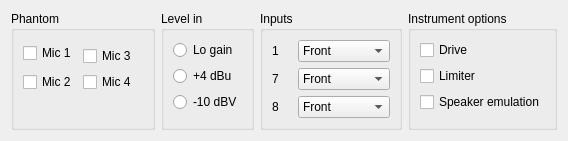
        <widget class="QFrame" name="frame_4">
         <property name="frameShape">
          <enum>QFrame::NoFrame</enum>
         </property>
         <property name="frameShadow">
          <enum>QFrame::Raised</enum>
         </property>
         <layout class="QHBoxLayout" name="horizontalLayout_4">
          <item>
           <widget class="QGroupBox" name="phantom_group">
            <property name="title">
             <string>Phantom</string>
            </property>
            <layout class="QGridLayout" name="gridLayout_7">
             <item row="0" column="0" rowspan="2" colspan="3">
              <widget class="QCheckBox" name="phantom_0">
               <property name="text">
                <string>Mic 1</string>
               </property>
              </widget>
             </item>
             <item row="1" column="1" colspan="2">
              <widget class="QCheckBox" name="phantom_2">
               <property name="text">
                <string>Mic 3</string>
               </property>
              </widget>
             </item>
             <item row="2" column="0">
              <widget class="QCheckBox" name="phantom_1">
               <property name="text">
                <string>Mic 2</string>
               </property>
              </widget>
             </item>
             <item row="2" column="1">
              <widget class="QCheckBox" name="phantom_3">
               <property name="text">
                <string>Mic 4</string>
               </property>
              </widget>
             </item>
             <item row="3" column="0">
              <spacer name="verticalSpacer_12">
               <property name="orientation">
                <enum>Qt::Vertical</enum>
               </property>
               <property name="sizeHint" stdset="0">
                <size>
                 <width>20</width>
                 <height>0</height>
                </size>
               </property>
              </spacer>
             </item>
            </layout>
           </widget>
          </item>
          <item>
           <widget class="QGroupBox" name="level_in_group">
            <property name="title">
             <string>Level in</string>
            </property>
            <layout class="QVBoxLayout" name="verticalLayout_8">
             <item>
              <widget class="QRadioButton" name="level_in_lo_gain">
               <property name="text">
                <string>Lo gain</string>
               </property>
              </widget>
             </item>
             <item>
              <widget class="QRadioButton" name="level_in_p4dBu">
               <property name="text">
                <string>+4 dBu</string>
               </property>
              </widget>
             </item>
             <item>
              <widget class="QRadioButton" name="level_in_m10dBV">
               <property name="text">
                <string>-10 dBV</string>
               </property>
              </widget>
             </item>
             <item>
              <spacer name="verticalSpacer_10">
               <property name="orientation">
                <enum>Qt::Vertical</enum>
               </property>
               <property name="sizeHint" stdset="0">
                <size>
                 <width>20</width>
                 <height>0</height>
                </size>
               </property>
              </spacer>
             </item>
            </layout>
           </widget>
          </item>
          <item>
           <widget class="QGroupBox" name="input_plug_select_group">
            <property name="title">
             <string>Inputs</string>
            </property>
            <layout class="QGridLayout" name="gridLayout_5">
             <item row="0" column="0">
              <widget class="QLabel" name="label_20">
               <property name="text">
                <string>1</string>
               </property>
              </widget>
             </item>
             <item row="1" column="0">
              <widget class="QLabel" name="label_21">
               <property name="text">
                <string>7</string>
               </property>
              </widget>
             </item>
             <item row="1" column="1" colspan="3">
              <widget class="QComboBox" name="ff800_ch7_src">
               <item>
                <property name="text">
                 <string>Front</string>
                </property>
               </item>
               <item>
                <property name="text">
                 <string>Rear</string>
                </property>
               </item>
               <item>
                <property name="text">
                 <string>Front+Rear</string>
                </property>
               </item>
              </widget>
             </item>
             <item row="2" column="0">
              <widget class="QLabel" name="label_22">
               <property name="text">
                <string>8</string>
               </property>
              </widget>
             </item>
             <item row="2" column="1" colspan="3">
              <widget class="QComboBox" name="ff800_ch8_src">
               <item>
                <property name="text">
                 <string>Front</string>
                </property>
               </item>
               <item>
                <property name="text">
                 <string>Rear</string>
                </property>
               </item>
               <item>
                <property name="text">
                 <string>Front+Rear</string>
                </property>
               </item>
              </widget>
             </item>
             <item row="0" column="1" colspan="3">
              <widget class="QComboBox" name="ff800_ch1_src">
               <item>
                <property name="text">
                 <string>Front</string>
                </property>
               </item>
               <item>
                <property name="text">
                 <string>Rear</string>
                </property>
               </item>
               <item>
                <property name="text">
                 <string>Front+Rear</string>
                </property>
               </item>
              </widget>
             </item>
             <item row="3" column="0">
              <spacer name="verticalSpacer_11a">
               <property name="orientation">
                <enum>Qt::Vertical</enum>
               </property>
               <property name="sizeHint" stdset="0">
                <size>
                 <width>20</width>
                 <height>0</height>
                </size>
               </property>
              </spacer>
             </item>
            </layout>
           </widget>
          </item>
          <item>
           <widget class="QGroupBox" name="instrument_options_group">
            <property name="title">
             <string>Instrument options</string>
            </property>
            <layout class="QVBoxLayout" name="verticalLayout_11">
             <item>
              <widget class="QCheckBox" name="ch1_instr_fuzz">
               <property name="text">
                <string>Drive</string>
               </property>
              </widget>
             </item>
             <item>
              <widget class="QCheckBox" name="ch1_instr_limiter">
               <property name="text">
                <string>Limiter</string>
               </property>
              </widget>
             </item>
             <item>
              <widget class="QCheckBox" name="ch1_instr_filter">
               <property name="text">
                <string>Speaker emulation</string>
               </property>
              </widget>
             </item>
             <item>
              <spacer name="verticalSpacer_11">
               <property name="orientation">
                <enum>Qt::Vertical</enum>
               </property>
               <property name="sizeHint" stdset="0">
                <size>
                 <width>20</width>
                 <height>0</height>
                </size>
               </property>
              </spacer>
             </item>
            </layout>
           </widget>
          </item>
         </layout>
        </widget>
